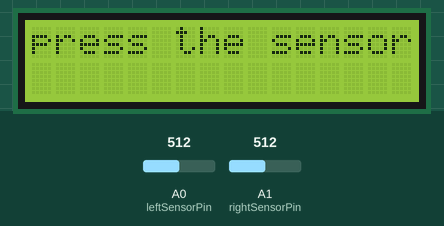
Recording of a sketch running on a simulated Arduino Uno, built with avr-gcc and run on an emulated ATmega328P. On the bench: 16×2 character LCD. The inputs (shaded band) are chosen by the test bench; at power-on: A0 (leftSensorPin) = 512, A1 (rightSensorPin) = 512. What the sketch prints to the serial monitor is not drawn.

Above: at 0.09 s.
At 1.2 s:
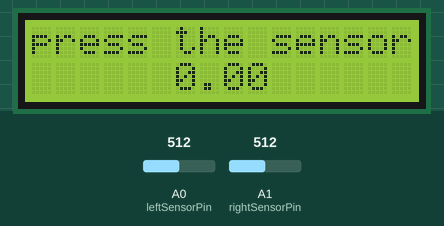
1.3 s: A0 (leftSensorPin) set to 106
4.3 s: A0 (leftSensorPin) set to 88
7.3 s: A1 (rightSensorPin) set to 107
10.3 s: A1 (rightSensorPin) set to 89
Timing chart, 0 to 13.3 s (numbered marks = the images above; inputs shaded):
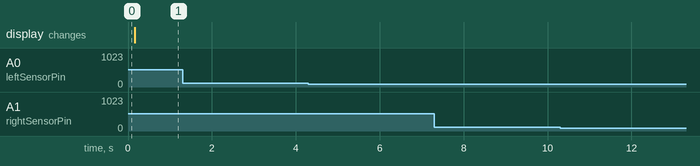

Measured:
- after the input at 1.3 s, every drawn part: stays the same
- after the input at 4.3 s, every drawn part: stays the same
- after the input at 7.3 s, every drawn part: stays the same
- after the input at 10.3 s, every drawn part: stays the same

The sketch:

consistency_counter.ino
```cpp
#include <LiquidCrystal_I2C.h>

LiquidCrystal_I2C lcd(0x3F,16,2);

// Define the pin that the pressure sensor is connected to
const int leftSensorPin = A0;
const int rightSensorPin = A1;

// Define the threshold for detecting inconsistent pedaling
float pressureThreshold = 10;
const int minTreshold = 5;
const float tolarence = 0.7;


// Define the minimum time (in milliseconds) between sequential peaks
const int maxTimeThreshold = 1750;
const int minTimeThreshold = 500;
const int timeToResetLowPeak = 350;


// Define variables for storing the previous and current sensor readings
int beforeLastReading = 0;
int previousReading = 0;
int currentReading = 0;
int rightReading = 0;

// Define variables for storing the peak sensor value and time
int peakValue = 0;
unsigned long peakTime = 0;
bool low_peak = true;
bool isRested = true;
int peakCounter = 0; // Counter for the number of peaks achieved in a row
int highScore = 0;


const int movingAveregeRange = 10;
int movingAveregeData[movingAveregeRange] = {20,20,20,20,20,20,20,20,20,20};
const int colorAveregeRange = 30;
int colorAveregeData[colorAveregeRange] = {0};
int colorAverege = 0;

void setup() {
  // Initialize the serial communication
  Serial.begin(9600);
  lcdSetup();
}

void lcdSetup(){
    lcd.init();
    lcd.clear();
    lcd.backlight();      // Make sure backlight is on

    lcd.setCursor(0,0);   //Set cursor to character 2 on line 0
    lcd.print("press the sensor!");

}

void printToLcd(float value,int x, int y){
    lcd.setCursor(x,y);
    lcd.print(value);
}

void printToLcd(String value,int x, int y){
    lcd.setCursor(x,y);
    lcd.print(value);
}

float updateMovingAverege(int newVal, int range, int data[]) {
  float sum = newVal;
  for (int i = 0; i < range - 1; i++){
    data[i] = data[i + 1];
    sum += data[i];
  }
  data[range - 1] = newVal;
  return int(sum / range);
}

void calcColorAveregeByPeaks(){
  float sum = 0;
  for (int i = colorAveregeRange; i > 0 ; i--){
  sum += movingAveregeData[movingAveregeRange - i];
  }
}

void tests(){
  // print the values that the mooving averege is calculated from
  for (int i = 0; i < movingAveregeRange; i++){
    Serial.print(movingAveregeData[i]);
    Serial.print(", ");
  }
  Serial.print("curr tresh is : ");
  Serial.print(pressureThreshold * tolarence); // print effective treshold
  Serial.print(", color averege: ");
  Serial.print(colorAverege);  // print color average
  Serial.print(", left val is : ");
  Serial.print(currentReading);  // print curr val from left foot
  Serial.print(", right val is : ");
  Serial.print(rightReading);  // print curr val from right foot
  Serial.print(", counter is : ");
  Serial.println(peakCounter);
}

void updateHighScore(){
  if (peakCounter > highScore){
    highScore = peakCounter;
    printToLcd("high score: ",0, 0);
    printToLcd(highScore,12, 0);
    printToLcd(peakCounter,6, 1);
  }
}

void resetStreak(){
  peakCounter = 0;
  isRested = true;
  low_peak = true;
}

void loop() {

  // Read the left sensor reading
  currentReading = analogRead(leftSensorPin);
  // Read the right sensor reading
  rightReading = analogRead(rightSensorPin);

  int lastDiff = previousReading - beforeLastReading;
  int diff = currentReading - previousReading;

  colorAverege =  updateMovingAverege(previousReading,colorAveregeRange,colorAveregeData);

  if (diff < 0 && lastDiff > 0){
    if (previousReading > pressureThreshold * tolarence){
      int timeBetweensPeak = millis() - peakTime;
      bool correctTimeGap = timeBetweensPeak > minTimeThreshold && timeBetweensPeak < maxTimeThreshold;
      if(correctTimeGap || isRested){
        pressureThreshold = updateMovingAverege(previousReading,movingAveregeRange,movingAveregeData);
        peakTime = millis();
        isRested = false;
        peakCounter++;
        updateHighScore();
      } else {
        resetStreak();
      }
    }
  }
  tests();


  printToLcd(peakCounter,6, 1);
  if (millis() > peakTime + maxTimeThreshold){
    resetStreak();
  }
  beforeLastReading = previousReading;
  previousReading = currentReading;
  delay(10);
}
```
